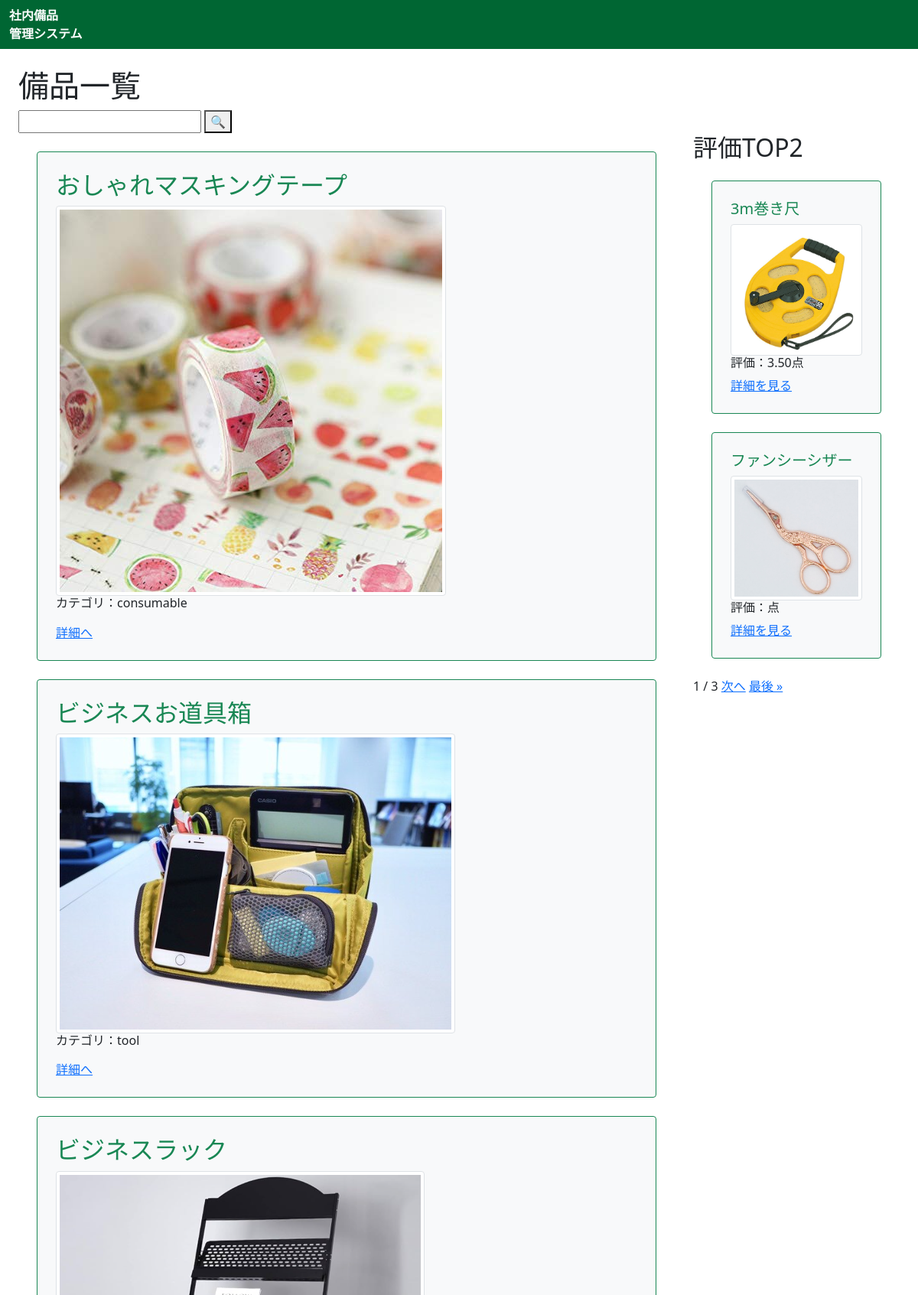
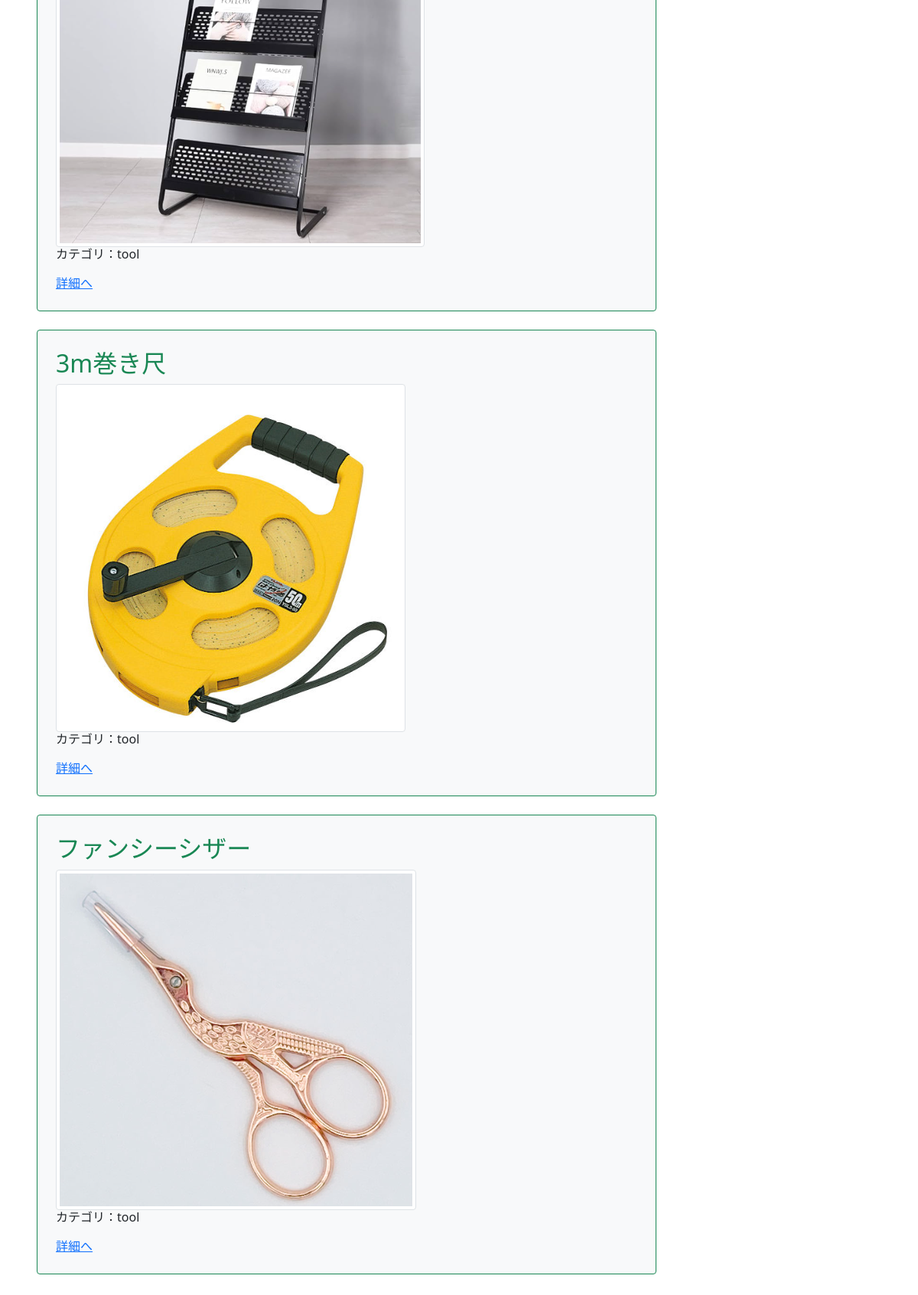
The page / on the database its author committed (2 pictures, top to bottom).
### supplies/models.py (models this page shows, shortened)
class Supplies(models.Model):
    title = models.CharField(max_length=100)
    description = models.TextField()
    thumbnail = models.ImageField(null=True, blank=True)
    category = models.CharField(
        max_length=100,
        choices = CATEGORY
    )
    tag = models.CharField(max_length=100,null=True, blank=True)
    lend = models.IntegerField(null=True, blank=True, default=0)
    allsupplies = models.IntegerField(null=True, blank=True)
    stamp = models.IntegerField(null=True, blank=True, default=0)
    borrowed = models.IntegerField(null=True, blank=True,default=0)
    user = models.ForeignKey('auth.User', on_delete=models.CASCADE,null=True, blank=True)

### supplies/views.py (the view)
# urls.py: path('', views.index_view, name='index'),
def index_view(request):
    object_list = Supplies.objects.order_by('-id')
    ranking_list = Supplies.objects.annotate(avg_rating=Avg('review__rate')).order_by('-avg_rating')
    paginator = Paginator(ranking_list, ITEM_PER_PAGE)
    page_number = request.GET.get('page', 1)
    page_obj = paginator.page(page_number)
    return render(
        request,
        'supplies/index.html',
        {'object_list': object_list, 'ranking_list': ranking_list, 'page_obj': page_obj},
    )

### supplies/templates/supplies/index.html (shortened to what this page needs)
{% extends 'base.html' %}
{% block h1 %} 備品一覧 {% endblock %}
{% block content %}
<form action="" method="get">
    <input name="query" value="{{ request.GET.query}}"type="text" />
    <button type="submit">🔍</button>
</form>
<div class="row">
  <div class="col-9">
    {% for item in object_list %}
      <div class="p-4 m-4 bg-light border border-success rounded">
        <h2 class="text-success">{{ item.title }}</h2>
        {% if item.thumbnail %}
          <img src="{{ item.thumbnail.url }}" class="img-thumbnail" alt="Thumbnail">
        {% else %}
          <p>---画像準備中---</p>
        {% endif %}
        <h6>カテゴリ：{{ item.category }}</h6>
        <div class="mt-3">
          <a href="{% url 'detail-supplies' item.pk %}">詳細へ</a>
        </div>
      </div>
    {% endfor %}
  </div>
  <div class="col-3">
    <h2>評価TOP2</h2>
    {% for ranking_supplies in page_obj %}
      <div class="p-4 m-4 bg-light border border-success rounded">
        <h3 class="text-success h5">{{ ranking_supplies.title }}</h3>
        {% if ranking_supplies.thumbnail %}
          <img src="{{ ranking_supplies.thumbnail.url }}" class="img-thumbnail"/>
        {% else %}
         <p>---画像準備中---</p>
        {% endif %}
        <h6>評価：{{ ranking_supplies.avg_rating|floatformat:2 }}点</h6>
        <a href="{% url 'detail-supplies' ranking_supplies.id %}">詳細を見る</a>
      </div>
    {% endfor %}
    {% include 'supplies/components/pagination.html' %}
  </div>
</div>
{% endblock %}

### templates/base.html (shortened to what this page needs)
{% load static %}
<!DOCTYPE html>
<html lang="en">
<head>
    <link href="https://cdn.jsdelivr.net/npm/bootstrap@5.0.2/dist/css/bootstrap.min.css" rel="stylesheet">
    <link rel="stylesheet" type="text/css" href="{% static 'supplies/css/style.css' %}">
</head>
<body>
    <nav class="navbar navbar-expand-lg bg-body-tertiary" style="background-color: #006633;">
      {% if request.user.is_authenticated %}
        <div class="container-fluid">
          <a class="navbar-brand" href="{% url 'index' %}"><b>社内備品<br>管理システム</b></a>
          <div class="collapse navbar-collapse" id="navbarScroll">
            <ul class="navbar-nav me-auto my-2 my-lg-0 navbar-nav-scroll" style="--bs-scroll-height: 100px;">
              {% if not request.user.username|slice:":5" == "admin" %}
                <li class="nav-item">
                  <a class="nav-link active" href="{% url 'rental-list'%}">レンタル一覧</a>
                </li>
              {% else %}
                <li class="nav-item">
                  <a class="nav-link active" aria-current="page" href="{% url 'list-supplies' %}">備品一覧</a>
                </li>
                <li class="nav-item">
                  <a class="nav-link" href="{% url 'create-supplies' %}">備品登録</a>
                </li>
                <li class="nav-item">
                  <a class="nav-link" href="{% url 'lend-supplies' %}">貸出一覧</a>
                </li>
              {% endif %}
            </li>
      {% else %}
      <div class="container-fluid">
        <b>社内備品<br>管理システム</b>
      {% endif %}
        </div>
      </nav>
    <div class="p-4">
        <h1>{% block h1 %} {% endblock %}</h1>
        {% block content %} {% endblock content %}
    </div>
</body>
</html>

### supplies/templates/supplies/components/pagination.html (shortened to what this page needs)
<span class="current">
    {{ page_obj.number }} / {{ page_obj.paginator.num_pages }}
</span>
{% if page_obj.has_next %}
    <a href="?page={{ page_obj.next_page_number }}">次へ</a>
    <a href="?page={{ page_obj.paginator.num_pages }}">最後 &raquo;</a>
{% endif %}

### supplies/static/supplies/css/style.css (style rules this page uses)
.navbar, .navbar a, .navbar-brand, .nav-link { color: white; }

### rows shown on the page
Supplies: title "おしゃれマスキングテープ", thumbnail (picture), category "consumable"
Supplies: title "ビジネスお道具箱", thumbnail (picture), category "tool"
Supplies: title "ビジネスラック", thumbnail (picture), category "tool"
Supplies: title "3m巻き尺", thumbnail (picture), category "tool", avg_rating "3.50"
Supplies: title "ファンシーシザー", thumbnail (picture), category "tool"

### other values the page prints
{{ page_obj.number }} "1"
{{ page_obj.paginator.num_pages }} "3"
